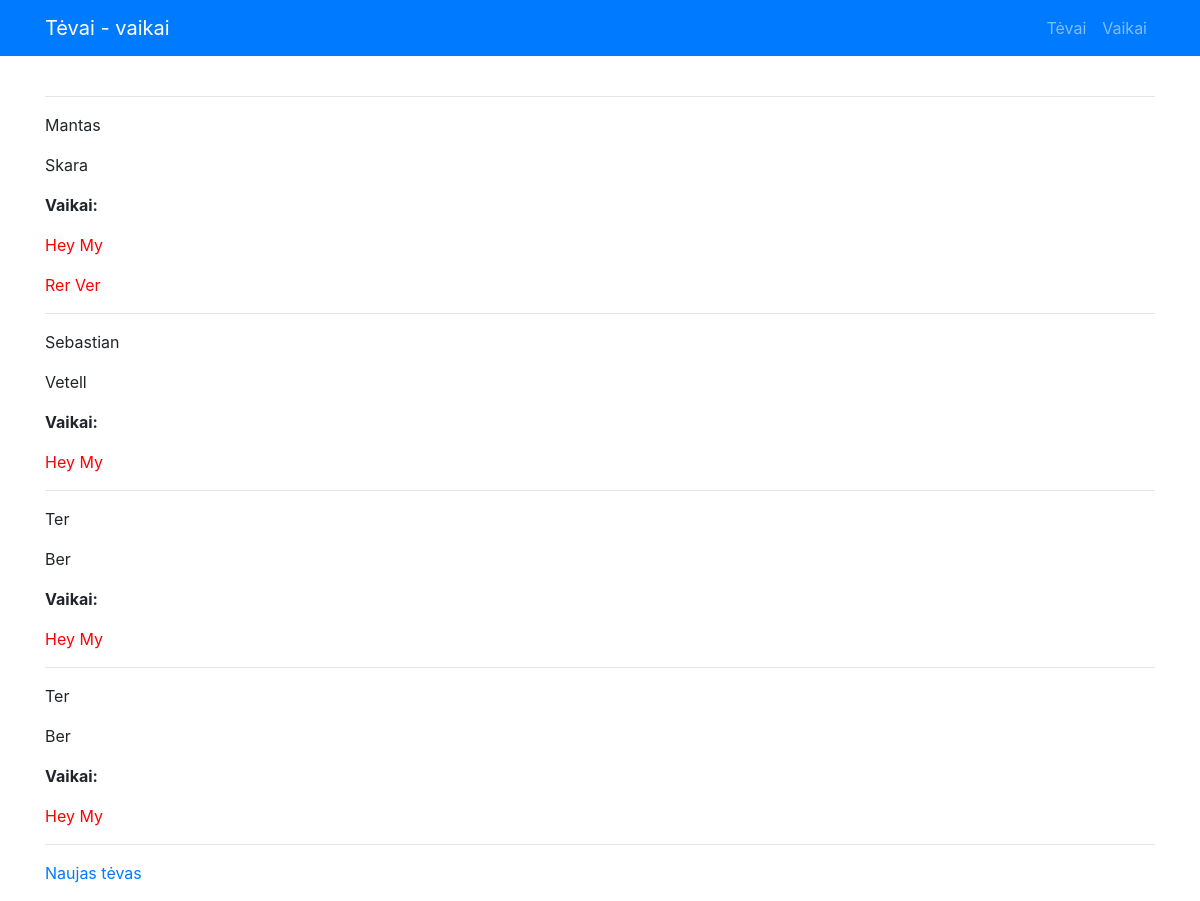
The page /tevai on the database as committed earlier.
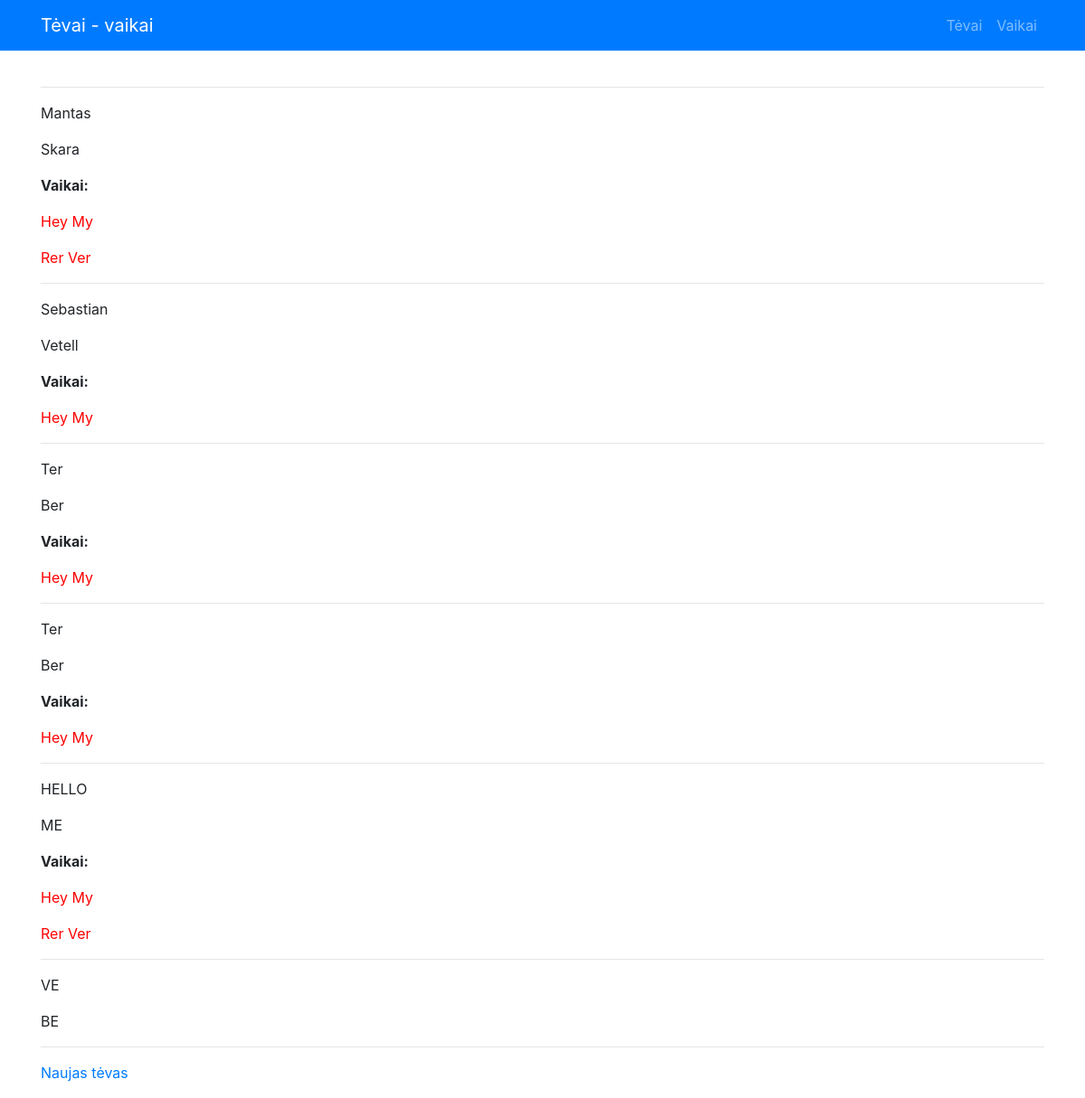
The same page on the database as committed later.
### app.py (models this page shows)
class Tevas(db.Model):
    __tablename__ = 'tevas'
    id = db.Column(db.Integer, primary_key=True)
    vardas = db.Column("Vardas", db.String)
    pavarde = db.Column("Pavardė", db.String)
    vaikai = db.relationship("Vaikas", secondary=association_table,
                          back_populates="tevai")

class Vaikas(db.Model):
    __tablename__ = 'vaikas'
    id = db.Column(db.Integer, primary_key=True)
    vardas = db.Column("Vardas", db.String)
    pavarde = db.Column("Pavardė", db.String)
    tevai = db.relationship("Tevas", secondary=association_table,
                         back_populates="vaikai")

### app.py (the view)
@app.route("/tevai")
def parents():
    try:
        visi_tevai = Tevas.query.all()
    except:
        visi_tevai = []
    return render_template("tevai.html", visi_tevai=visi_tevai)

### templates/tevai.html
{% extends "base.html" %} {% block content %} {% if visi_tevai %} {% for tevas
in visi_tevai %}
<hr />
<p>{{tevas.vardas}}</p>
<p>{{tevas.pavarde}}</p>
{% if tevas.vaikai %}
<p><strong>Vaikai:</strong></p>
{% for vaikas in tevas.vaikai %}
<p><span style="color:red">{{vaikas.vardas}} {{vaikas.pavarde}}</span></p>
{% endfor %} {% endif %} {% endfor %} {% endif %}
<hr />
<p><a href="{{ url_for('new_parent')}}">Naujas tėvas</a></p>
{% endblock %}

### templates/base.html (shortened to what this page needs)
<!DOCTYPE html>
<html lang="en">
<head>
  <link rel="stylesheet" href="https://stackpath.bootstrapcdn.com/bootstrap/4.1.3/css/bootstrap.min.css">
</head>
<body>
  <nav class="navbar navbar-expand-lg navbar-dark bg-primary static-top">
    <div class="container">
      <a class="navbar-brand" href="/">Tėvai - vaikai</a>
      <div class="collapse navbar-collapse" id="navbarResponsive">
        <ul class="navbar-nav ml-auto">
          <li class="nav-item">
            <a class="nav-link" href="/tevai">Tėvai</a>
          </li>
          <li class="nav-item">
            <a class="nav-link" href="/vaikai">Vaikai</a>
          </li>
        </ul>
      </div>
    </div>
  </nav>
<div class="container">
  <br>
{% block content %}
{% endblock %}
</div>
</body>
</html>

Rows that differ between the two databases and show on the page:
added Tevas: vardas "HELLO", pavarde "ME", Vaikas (vardas "Hey", pavarde "My"), Vaikas (vardas "Rer", pavarde "Ver")
added Tevas: vardas "VE", pavarde "BE"
